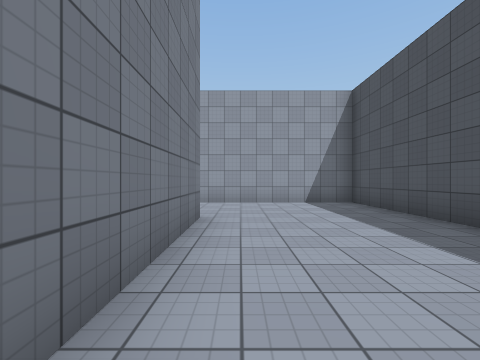
view 1 (above)

20 first-person views from a walk through a scene from a Unity 3-D project. The camera is 1.4 m above the floor, looks level and sees 90° across. The floor is counted in squares, 2 m on a side. Each view is taken from the middle of a square. On the plan, view 1 faces up. The plan holds only what a view shows up to about 9 squares ahead; the rest is blank. The place goes on beyond the plan. The player is left out. Surface patterns are stand-ins for the level's own textures.

view 2
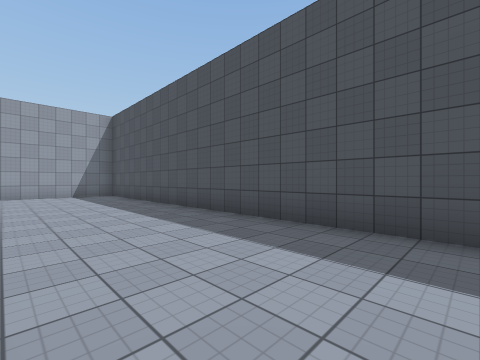

view 3
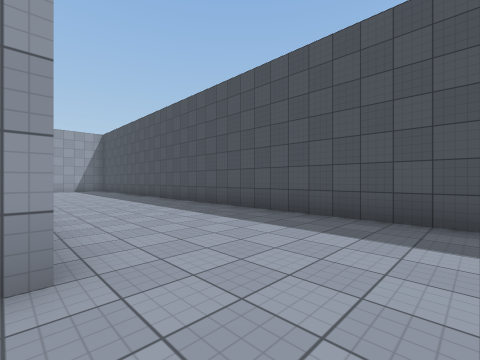

view 4
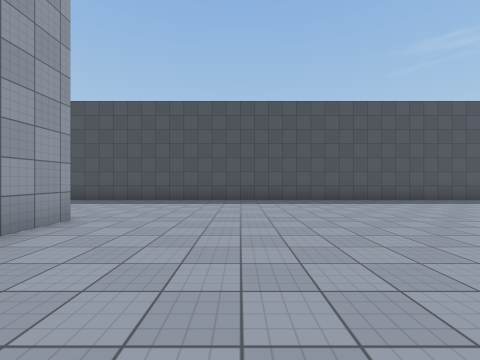

view 5
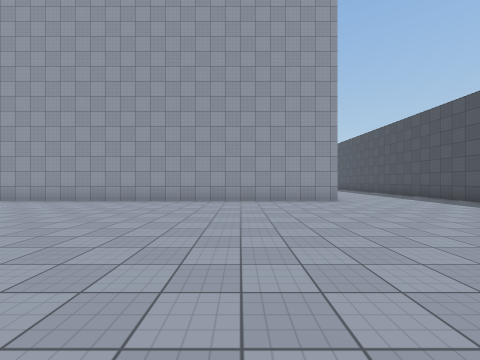

view 6
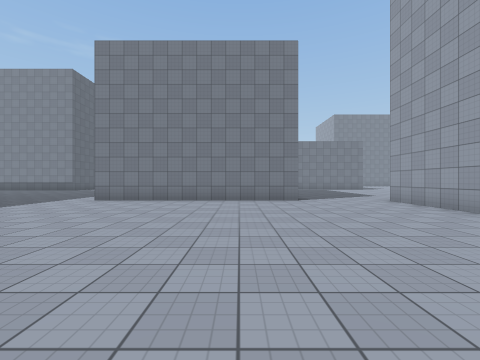

view 7
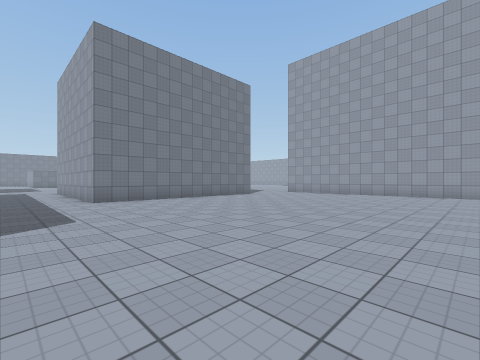

view 8
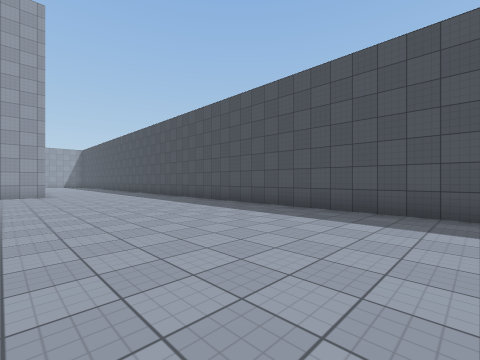

view 9
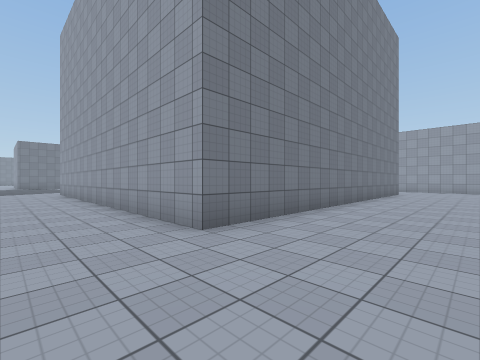

view 10
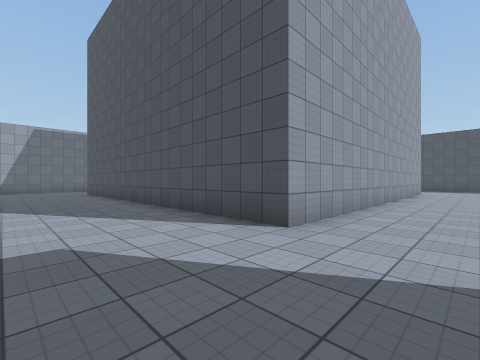

view 11
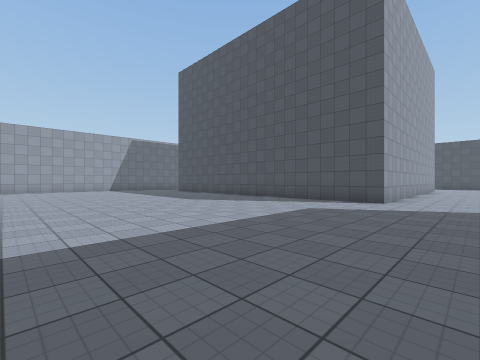

view 12
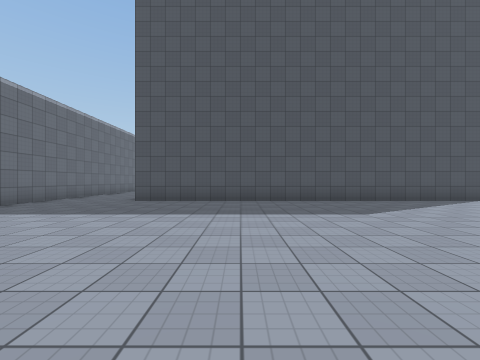

view 13
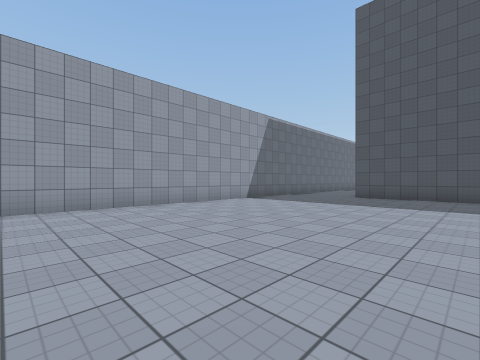

view 14
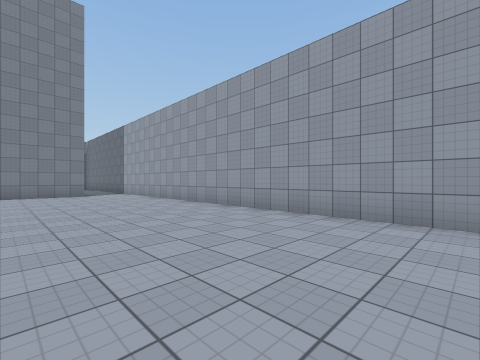

view 15
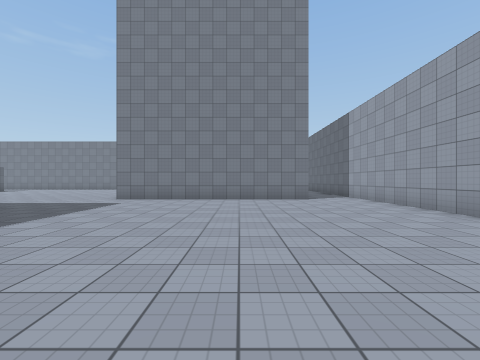

view 16
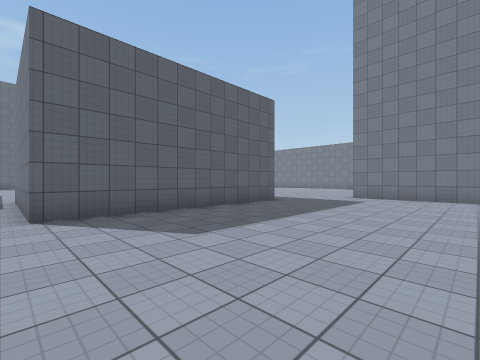

view 17
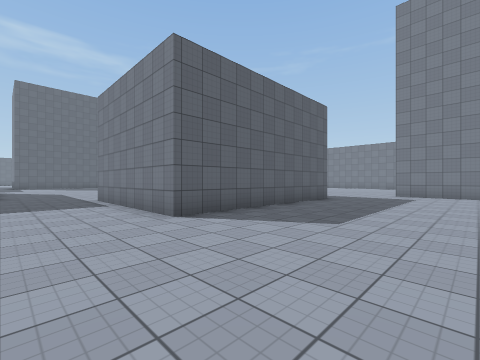

view 18
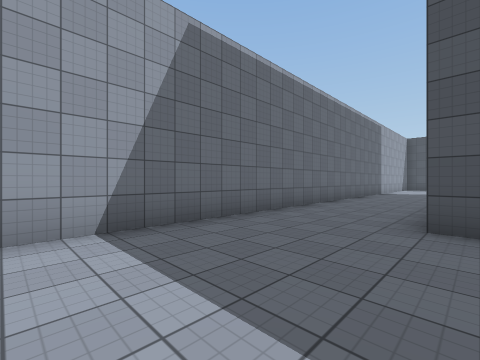

view 19
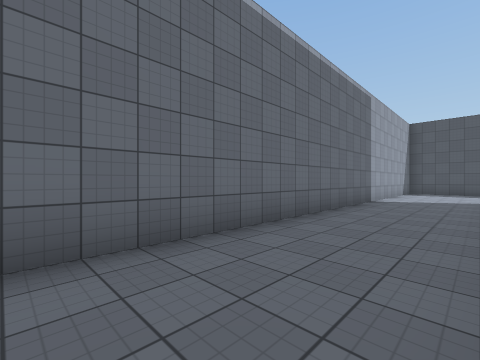

view 20
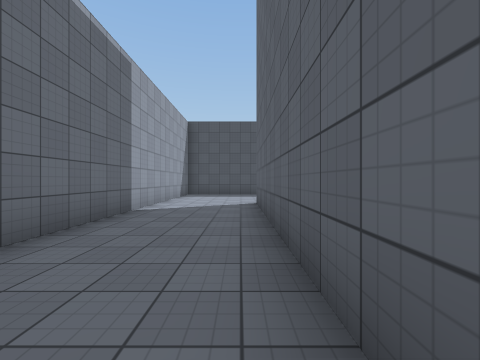

### Floor plan
Points are (right, up) in squares from view 1. A wall is a line through its corners. A room is listed if a view was taken in it or the views show most of it. See-through windows are left out.
Room 1 (views 1, 2, 3, 4, 5, 6, 7, 8, 9)
walls: (-12.2, -9.9) (-12.2, -17); (3.5, -19) (3.5, 7.5) (0.5, 7.5); (-0.7, 4.5) (-0.7, -7) (-12, -7)
ways out: opening at (-12.5, -8.5) to room 2; opening at (-0.3, 6) to room 2; opening at (-12, -18.5) to room 3
Room 2 (views 10, 12, 13, 14, 15, 16, 17, 18, 19, 20)
walls: (-27.9, -3.1) (-21.3, -3.1) (-21.3, -8.1); (-12, -7) (-12, 4.5); (-30.8, 5.5) (-30.8, -1.5); (-7.5, 4.5) (-1, 4.5); (0.5, 7.5) (-31, 7.5)
ways out: opening at (-12.5, -8.5) to room 1; opening at (-0.3, 6) to room 1; opening at (-29, -1.7) to room 3; opening at (-20, -8.7) to room 3
Room 3 (view 11)
walls: (-12.2, -17) (-14.6, -17)
ways out: opening at (-12, -18.5) to room 1; opening at (-29, -1.7) to room 2; opening at (-20, -8.7) to room 2

Where each view was taken, in squares from view 1:
view 1: 0 up, 0 right, facing up
view 2: 4 down, 0 right, facing up-right
view 3: 9 down, 1 left, facing up-right
view 4: 10 down, 5 left, facing right
view 5: 15 down, 4 left, facing up
view 6: 12 down, 4 left, facing left
view 7: 19 down, 4 left, facing up-left
view 8: 19 down, 2 left, facing up-right
view 9: 9 down, 2 right, facing up-left
view 10: 9 down, 15 left, facing up-right
view 11: 9 down, 20 left, facing up-right
view 12: 1 up, 20 left, facing right
view 13: 1 up, 22 left, facing up-right
view 14: 3 up, 19 left, facing up-left
view 15: 3 up, 22 left, facing left
view 16: 2 up, 21 left, facing down-left
view 17: 1 up, 19 left, facing down-left
view 18: 4 up, 16 left, facing up-right
view 19: 5 up, 11 left, facing up-right
view 20: 5 up, 8 left, facing right
